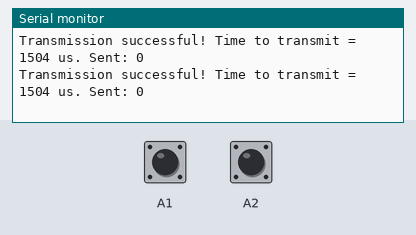
A sketch run on a simulated Arduino Uno, built with avr-gcc and run on an emulated ATmega328P. On the bench: the last lines printed to the serial monitor. The test bench sets the inputs (shaded band); at power-on: A1 HIGH, A2 HIGH. No radio packets arrive unless stated.

Above: at 1.3 s.
1.4 s: A1 pulled LOW for 0.3 s
At 1.71 s:
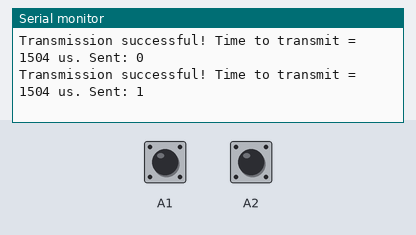
3.2 s: A2 pulled LOW for 0.3 s
At 3.47 s:
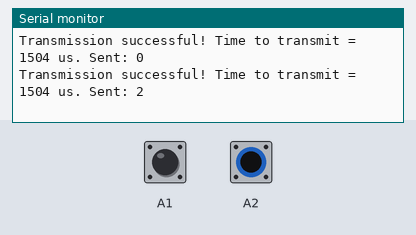
5.0 s: A1 pulled LOW for 1 s
At 5.49 s:
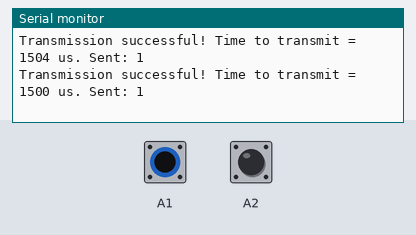
Timing chart, 0 to 8.0 s (numbered marks = the images above; inputs shaded):
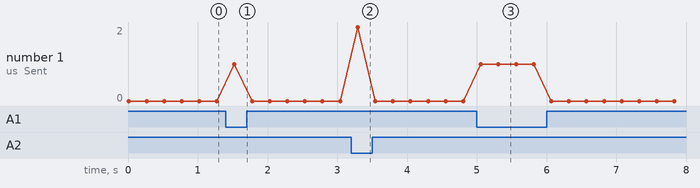

The sketch:

GettingStartedRF24.ino
```cpp
// (licence header left out)
/**
 * A simple example of sending data from 1 nRF24L01 transceiver to another.
 *
 * This example was written to be used on 2 devices acting as "nodes".
 * Use the Serial Monitor to change each node's behavior.
 */
#include <SPI.h>
#include "printf.h"
#include "RF24.h"

#define CE_PIN 8
#define CSN_PIN 9
// instantiate an object for the nRF24L01 transceiver
RF24 radio(CE_PIN, CSN_PIN);

// Let these addresses be used for the pair
uint8_t address[][6] = { "1Node", "2Node" };
// It is very helpful to think of an address as a path instead of as
// an identifying device destination

// to use different addresses on a pair of radios, we need a variable to
// uniquely identify which address this radio will use to transmit
bool radioNumber = 1;  // 0 uses address[0] to transmit, 1 uses address[1] to transmit

// Used to control whether this node is sending or receiving
bool role = true;  // true = TX role, false = RX role

// For this example, we'll be using a payload containing
// a single float number that will be incremented
// on every successful transmission
uint16_t payload = 0;

void setup()
{
  pinMode(A1, INPUT_PULLUP);
  pinMode(A2, INPUT_PULLUP);

  Serial.begin(115200);
  while (!Serial) {
    // some boards need to wait to ensure access to serial over USB
  }

  // initialize the transceiver on the SPI bus
  if (!radio.begin()) {
    Serial.println(F("radio hardware is not responding!!"));
    while (1) {}  // hold in infinite loop
  }

  // print example's introductory prompt
  Serial.println(F("RF24/examples/GettingStarted"));

  // To set the radioNumber via the Serial monitor on startup
  // while (!Serial.available()) {
  //   // wait for user input
  // }
  // char input = Serial.parseInt();
  radioNumber = 0;
  Serial.print(F("radioNumber = "));
  Serial.println((int)radioNumber);

  // role variable is hardcoded to RX behavior, inform the user of this
  Serial.println(F("*** PRESS 'T' to begin transmitting to the other node"));

  // Set the PA Level low to try preventing power supply related problems
  // because these examples are likely run with nodes in close proximity to
  // each other.
  radio.setPALevel(RF24_PA_LOW);  // RF24_PA_MAX is default.

  // save on transmission time by setting the radio to only transmit the
  // number of bytes we need to transmit a float
  radio.setPayloadSize(sizeof(payload));  // float datatype occupies 4 bytes

  // set the TX address of the RX node into the TX pipe
  radio.openWritingPipe(address[radioNumber]);  // always uses pipe 0

  // set the RX address of the TX node into a RX pipe
  radio.openReadingPipe(1, address[!radioNumber]);  // using pipe 1

  // additional setup specific to the node's role

  radio.stopListening();  // put radio in TX mode


  // For debugging info
  // printf_begin();             // needed only once for printing details
  // radio.printDetails();       // (smaller) function that prints raw register values
  // radio.printPrettyDetails(); // (larger) function that prints human readable data

}  // setup

void loop() {

    if (!digitalRead(A1))
    {
      payload = 1;
    } else if (!digitalRead(A2))
    {
      payload = 2;
    }
    else {
    payload = 0;
    }

    unsigned long start_timer = micros();                // start the timer
    bool report = radio.write(&payload, sizeof(payload));  // transmit & save the report
    unsigned long end_timer = micros();                  // end the timer

    if (report) {
      Serial.print(F("Transmission successful! "));  // payload was delivered
      Serial.print(F("Time to transmit = "));
      Serial.print(end_timer - start_timer);  // print the timer result
      Serial.print(F(" us. Sent: "));
      Serial.println(payload);  // print payload sent
      payload += 1;          // increment float payload
    } else {
      Serial.println(F("Transmission failed or timed out"));  // payload was not delivered
    }

    // to make this example readable in the serial monitor
    delay(250);  // slow transmissions down by 1 second

}
```

Measured:
- after the input at 1.4 s, the serial monitor: prints a new line after 0.13 s (image 1)
- after the input at 3.2 s, the serial monitor: prints a new line after 0.09 s (image 2)
- after the input at 5.0 s, the serial monitor: prints a new line after 0.06 s (image 3)
